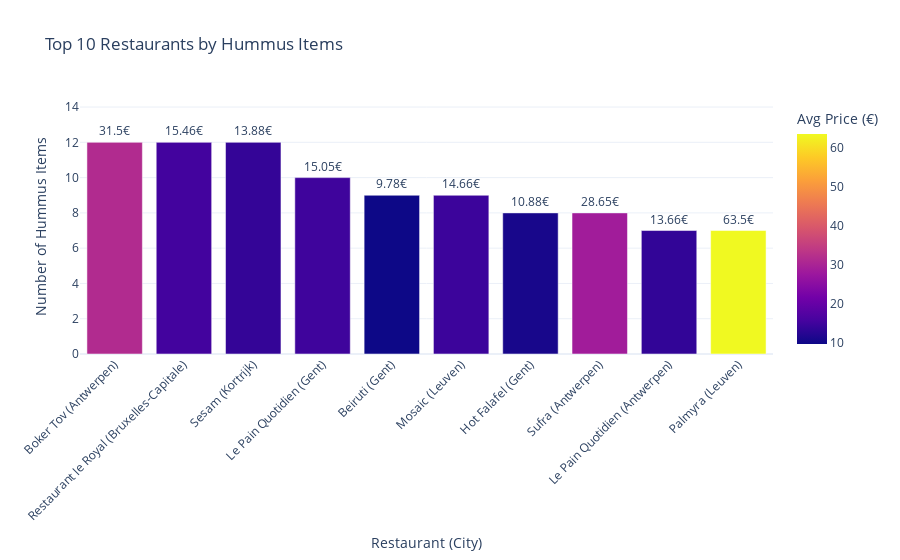

Notebook cell for this chart:
### Code cell
import sqlite3
import pandas as pd
import plotly.express as px

# Connect to database
conn = sqlite3.connect("../data/takeaway.db")

# SQL query: top 10 restaurants with hummus items
sql_query_hummus = """
SELECT
    r.name AS restaurant_name,
    r.city,
    COUNT(m.id) AS hummus_item_count,
    ROUND(AVG(m.price), 2) AS average_hummus_price
FROM restaurants r
JOIN menuItems m
    ON r.primarySlug = m.primarySlug
WHERE LOWER(m.name) LIKE '%hummus%' 
   OR LOWER(m.description) LIKE '%hummus%'
GROUP BY
    r.name,
    r.city
ORDER BY
    hummus_item_count DESC
LIMIT 10;
"""

# Run query and load into DataFrame
hummus_df = pd.read_sql_query(sql_query_hummus, conn)

# Add city to restaurant name
hummus_df['restaurant_label'] = hummus_df['restaurant_name'] + ' (' + hummus_df['city'] + ')'

# Interactive bar chart: hummus items per restaurant with average price on the bars
fig = px.bar(
    hummus_df.sort_values('hummus_item_count', ascending=False),
    x='restaurant_label',
    y='hummus_item_count',
    color='average_hummus_price',
    text='average_hummus_price',  # show avg price on bars
    hover_data=['city', 'average_hummus_price'],
    labels={'restaurant_label': 'Restaurant (City)',
            'hummus_item_count': 'Number of Hummus Items',
            'average_hummus_price': 'Avg Price (€)'},
    title='Top 10 Restaurants by Hummus Items'
)

# Ensure text is outside the bars and visible
fig.update_traces(
    texttemplate='%{text}€',
    textposition='outside',
    insidetextanchor='end'
)

# Increase y-axis range so all text fits above the bars
fig.update_layout(
    xaxis_tickangle=-45,
    template='plotly_white',
    yaxis=dict(range=[0, hummus_df['hummus_item_count'].max() * 1.2])
)

fig.show()

### Figure 1 — Plotly figure (JSON) as saved in the notebook; plotly's stock layout.template omitted (floating-point values rounded to 4 significant figures)
{"data": [{"customdata": [["Antwerpen", 31.5], ["Bruxelles-Capitale", 15.46], ["Kortrijk", 13.88], ["Gent", 15.05], ["Gent", 9.78], ["Leuven", 14.66], ["Gent", 10.88], ["Antwerpen", 28.65], ["Antwerpen", 13.66], ["Leuven", 63.5]], "hovertemplate": "Restaurant (City)=%{x}<br>Number of Hummus Items=%{y}<br>Avg Price (€)=%{marker.color}<br>city=%{customdata[0]}<extra></extra>", "insidetextanchor": "end", "legendgroup": "", "marker": {"color": [31.5, 15.46, 13.88, 15.05, 9.78, 14.66, 10.88, 28.65, 13.66, 63.5], "coloraxis": "coloraxis", "pattern": {"shape": ""}}, "name": "", "orientation": "v", "showlegend": false, "text": [31.5, 15.46, 13.88, 15.05, 9.78, 14.66, 10.88, 28.65, 13.66, 63.5], "textposition": "outside", "texttemplate": "%{text}€", "type": "bar", "x": ["Boker Tov (Antwerpen)", "Restaurant le Royal (Bruxelles-Capitale)", "Sesam (Kortrijk)", "Le Pain Quotidien (Gent)", "Beiruti (Gent)", "Mosaic (Leuven)", "Hot Falafel (Gent)", "Sufra (Antwerpen)", "Le Pain Quotidien (Antwerpen)", "Palmyra (Leuven)"], "xaxis": "x", "y": [12, 12, 12, 10, 9, 9, 8, 8, 7, 7], "yaxis": "y"}], "layout": {"barmode": "relative", "coloraxis": {"colorbar": {"title": {"text": "Avg Price (€)"}}, "colorscale": [[0, "#0d0887"], [0.1111, "#46039f"], [0.2222, "#7201a8"], [0.3333, "#9c179e"], [0.4444, "#bd3786"], [0.5556, "#d8576b"], [0.6667, "#ed7953"], [0.7778, "#fb9f3a"], [0.8889, "#fdca26"], [1, "#f0f921"]]}, "legend": {"tracegroupgap": 0}, "title": {"text": "Top 10 Restaurants by Hummus Items"}, "xaxis": {"anchor": "y", "domain": [0, 1], "tickangle": -45, "title": {"text": "Restaurant (City)"}}, "yaxis": {"anchor": "x", "domain": [0, 1], "range": [0, 14.4], "title": {"text": "Number of Hummus Items"}}}}
